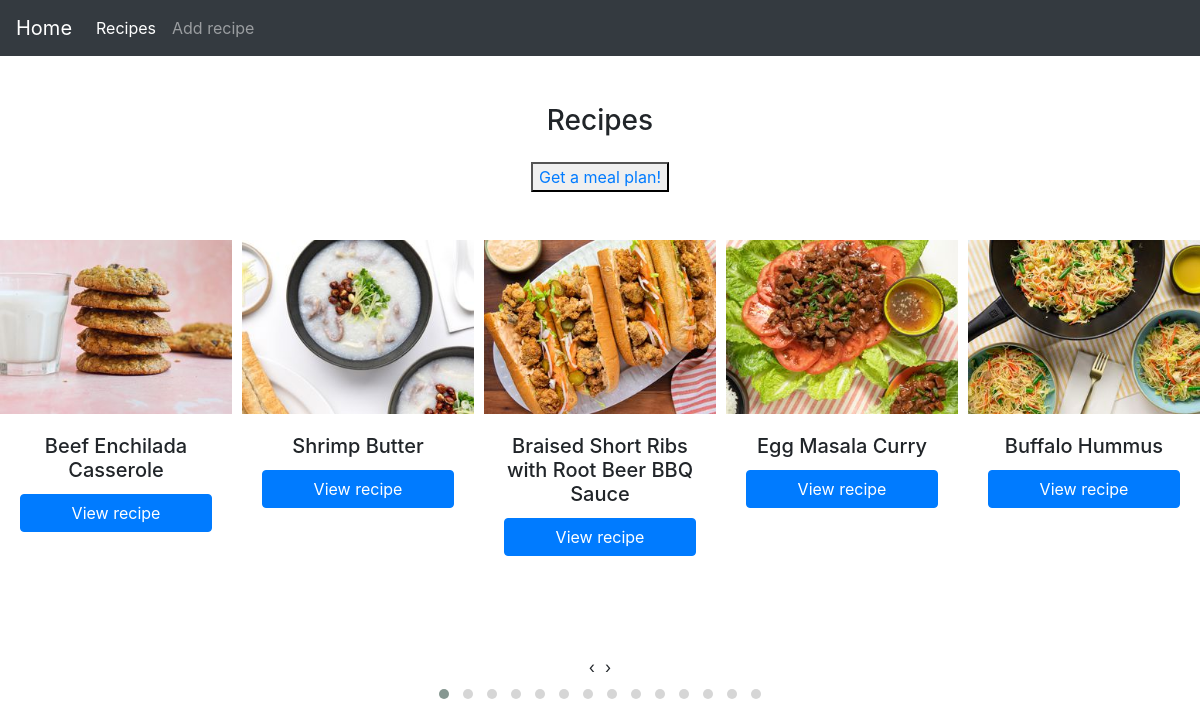
The app's page /recipes/ with its own data.
### food_planner/models.py (models this page shows)
class RecipeList(models.Model):
    recipes = models.CharField(max_length=250, primary_key=True ,unique=True)
    urls = models.URLField(max_length=200, unique=True)
    images = models.ImageField(upload_to="images/")
    def __str__(self):
        return f"{self.recipes}"

### food_planner/views.py (the view)
# urls.py: path("recipes/", views.recipes, name="recipes"),
def recipes(request):
    random_recipes = RecipeList.objects.order_by("?")
    return render(
        request,
        ("food/recipes.html"),
        {"random_recipes": random_recipes},
    )

### food_planner/templates/food/recipes.html (shortened to what this page needs)
{% extends "food/base.html" %}
{% block content %}
{% load static%}
<link rel="stylesheet" href="{% static 'recipes.css' %}">
<div class="section">
    <div class="container-fluid my-5">
        <h3 class=" title text-center fw-bold">Recipes</h3>
        <div class="button-section align-center">
            <button class="button text-center" type="button">
                <a href="{% url 'contact' %}">Get a meal plan!</a>
            </button>
        </div>
        <div class="row mt-5 ">
            <div class="owl-carousel owl-theme">
                {% for recipe in random_recipes %}
                <div class="item mb-4">
                    <div class="card border-0 shadow">
                        <img src="{{recipe.images.url}}" alt="{{recipe}}">
                        <div class="card-body text-center">
                            <h5 class="card-title">{{recipe.recipes}}</h5>
                            <a href="{{recipe.urls}}" class="btn btn-primary ">View recipe</a>
                        </div>
                    </div>
                </div>
                {% endfor %}
            </div>
        </div>
    </div>
</div>
<a class="carousel-control-prev" href="#carouselExampleControls" role="button" data-slide="prev">
</a>
<a class="carousel-control-next" href="#carouselExampleControls" role="button" data-slide="next">
</a>
{% endblock content %}

### food_planner/templates/food/base.html (shortened to what this page needs)
<!doctype html>
<html lang="en">
<head>
    <link rel="stylesheet" href="https://cdn.jsdelivr.net/npm/bootstrap@4.0.0/dist/css/bootstrap.min.css"
>
    <link rel="stylesheet" href="https://cdnjs.cloudflare.com/ajax/libs/OwlCarousel2/2.3.4/assets/owl.carousel.min.css"
 />
    <link rel="stylesheet"
        href="https://cdnjs.cloudflare.com/ajax/libs/OwlCarousel2/2.3.4/assets/owl.theme.default.min.css"
 />
    <nav class="navbar navbar-expand-lg navbar-dark bg-dark">
        <a class="navbar-brand" href="">Home</a>
        <div class="collapse navbar-collapse" id="navbarNav">
            <ul class="navbar-nav">
                <li class="nav-item active">
                    <a class="nav-link" href="{% url 'recipes' %}">Recipes</a>
                </li>
                <li class="nav-item">
                    <a class="nav-link" href="{% url 'add_recipe' %}">Add recipe</a>
                </li>
            </ul>
        </div>
    </nav>
</head>
<body>
    {% block content %} {% endblock %}
</body>
</html>

### food_planner/templates/static/recipes.css (style rules this page uses)
.section { display: flex; }
.title { max-height: 60px; }
.button-section { text-align: center; margin-top: 1.5rem; margin-bottom: 0.5rem; }
.button { text-align: center; }
.card-body { padding: 20px; }
.btn { display: flex; justify-content: center; align-items: flex-end; }

### records on screen
RecipeList: images (picture), recipes "Beef Enchilada Casserole"
RecipeList: images (picture), recipes "Shrimp Butter"
RecipeList: images (picture), recipes "Braised Short Ribs with Root Beer BBQ Sauce"
RecipeList: images (picture), recipes "Egg Masala Curry"
RecipeList: images (picture), recipes "Buffalo Hummus"
